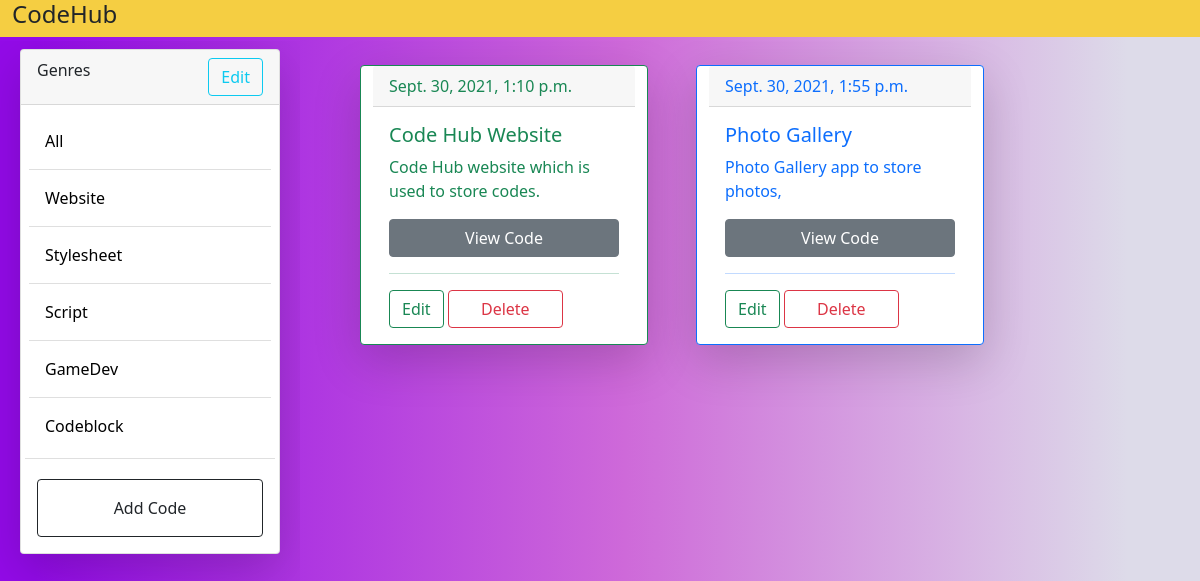
/?genre=Website (signed in), run on the app's committed database.
### codeblog/models.py (models this page shows, shortened)
class Genre(models.Model):
	name = models.CharField(max_length=100, null=False, blank=False)

class Post(models.Model):
	genre = models.ForeignKey(Genre, on_delete=models.SET_NULL, null=True, blank=True )
	title = models.CharField(max_length=100, null=False, blank=False)
	description = models.TextField()
	primary = 'primary'
	secondary = 'secondary'
	success = 'success'
	danger = 'danger'
	warning = 'warning'
	info = 'info'
	dark = 'dark'
	IMPORTANCE_CHOICES = [
        (primary, 'important'),
        (secondary, 'not important'),
        (success, 'very important'),
        (danger, 'urgent'),
        (warning, 'temporary'),
        (info, 'moderate'),
        (dark, 'least important'),
    ]
	importance = models.CharField(max_length=100, null=False, blank=False,
		choices=IMPORTANCE_CHOICES, default=info)
	timestamp = models.DateTimeField(auto_now=False, auto_now_add=True)

### codeblog/views.py (the view)
# urls.py: path('', views.index, name="index"),
@login_required
def index(request):
	genres = Genre.objects.all()
	data = request.GET
	print(data)
	if 'back' in data:
		if data['back'] != None:
			post = Post.objects.filter(title=data['back'])
			post.delete()
	genre = request.GET.get('genre')
	if genre == None:
		posts = Post.objects.all()
	else:
		posts = Post.objects.filter(genre__name__contains=genre)
	context = {
	    'genres':genres,
	    'posts':posts
	}
	return render(request, 'codeblog/index.html', context)

### codeblog/templates/codeblog/index.html (shortened to what this page needs)
{% extends 'codeblog/base.html' %}
{% block content %}
<div class="container-fluid">
	<section class="row">
		<section class="col-md-12 heading" style="background-color: #f5ce42;">
			<h4>CodeHub</h4>
		</section>
		<section class="col-md-3 my-1 genre-section">
			<div class="card m-2 shadow-lg">
			  <div class="card-header d-flex justify-content-between">
			    Genres <a href="{% url 'genrepage' %}" class="btn btn-outline-info">Edit</a>
			  </div>
			  <ul class="list-group list-group-flush m-1 p-1">
			  	<li class="list-group-item p-3"><a href="{% url 'index' %}">All</a></li>
			  	{% for genre in genres %}
			    <li class="list-group-item p-3"><a href="{% url 'index' %}?genre={{genre.name}}">{{genre.name}}</a></li>
			    {% endfor %}
			  </ul>
  			<a class="btn btn-outline-dark m-3 p-3" href="{% url 'add' %}">Add Code</a>
			</div>
		</section>
		<section class="col-md-9 my-1 posts post-section px-5">
			<div class="row">
				{% for post in posts %}
				<div class="card post border-{{post.importance}} text-{{post.importance}} bg-white mb-3 m-4 shadow-lg" style="max-width: 18rem;">
				  <div class="card-header">{{post.timestamp}}</div>
				  <div class="card-body">
				    <h5 class="card-title">{{post.title}}</h5>
				    <p class="card-text">{{post.description}}</p>
				    <a href="{% url 'view' post.id %}" id="postId" class="btn btn-secondary w-100">View Code</a>
				    <hr><a href="{% url 'edit' post.id %}" id="postId" class="btn btn-outline-success">Edit</a>
				    <a href="{% url 'delete' post.id %}" id="postId" class="btn btn-outline-danger w-50">Delete</a>
				  </div>
				</div>
				{% empty %}
				<h2 class="ml-3 mt-3">No Code...</h2>
				{% endfor %}
			</div>
		</section>
	</section>
</div>
{% endblock %}

### codeblog/templates/codeblog/base.html (style rules this page uses)
body { animation: fadeInAnimation ease 0.5s; animation-iteration-count: 1; animation-fill-mode: forwards; background: rgb(147,11,232); background: linear-gradient(90deg, rgba(147,11,232,1) 3%, rgba(206,105,217,1) 52%, rgba(221,219,233,1) 94%); }

### codeblog/templates/codeblog/index.html (style rules this page uses)
a { text-decoration: none; color: black; }
body { animation: none; }
.post { animation: fadeInAnimation ease 0.5s; animation-iteration-count: 1; animation-fill-mode: forwards; }
.post-section { height: 94vh; overflow-y: scroll; }
.genre-section { height: 94vh; overflow-y: scroll; }

### data on the page
Genre: name "Website"
Genre: name "Stylesheet"
Genre: name "Script"
Genre: name "GameDev"
Genre: name "Codeblock"
Post: timestamp "Sept. 30, 2021, 1:10 p.m.", title "Code Hub Website", description "Code Hub website which is used to store codes."
Post: timestamp "Sept. 30, 2021, 1:55 p.m.", title "Photo Gallery", description "Photo Gallery app to store photos,"
